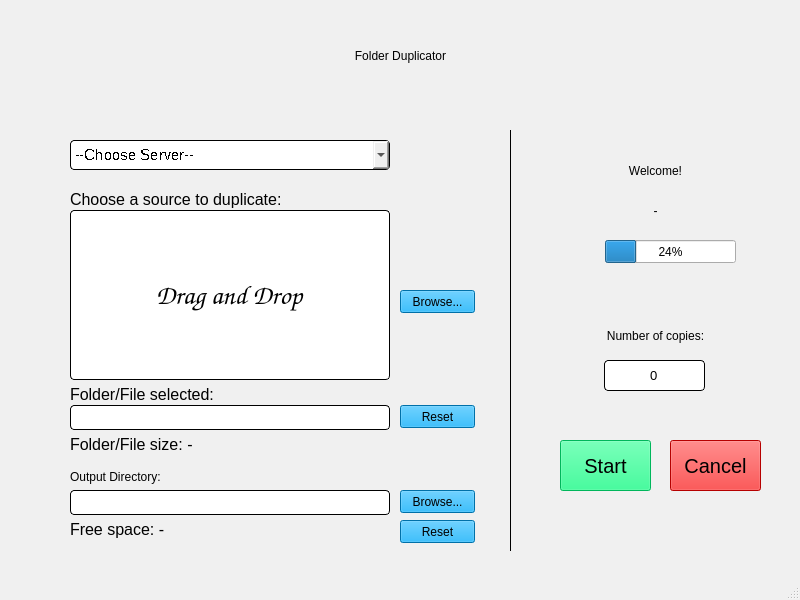
<?xml version="1.0" encoding="UTF-8"?>
<ui version="4.0">
 <class>MainWindow</class>
 <widget class="QMainWindow" name="MainWindow">
  <property name="geometry">
   <rect>
    <x>0</x>
    <y>0</y>
    <width>800</width>
    <height>600</height>
   </rect>
  </property>
  <property name="font">
   <font>
    <italic>false</italic>
    <kerning>true</kerning>
   </font>
  </property>
  <property name="mouseTracking">
   <bool>true</bool>
  </property>
  <property name="windowTitle">
   <string>MainWindow</string>
  </property>
  <property name="styleSheet">
   <string notr="true">QMainWindow{background-color: qlineargradient(spread:pad, x1:0, y1:0, x2:0.977273, y2:0.989, stop:0 rgba(255, 255, 127, 255), stop:0.875 rgba(255, 255, 255, 255));}
QMainWindow{background-color: rgb(240, 240, 240);}


</string>
  </property>
  <widget class="QWidget" name="centralwidget">
   <widget class="QLabel" name="label">
    <property name="geometry">
     <rect>
      <x>0</x>
      <y>30</y>
      <width>801</width>
      <height>51</height>
     </rect>
    </property>
    <property name="styleSheet">
     <string notr="true">font: 26pt &quot;Reem Kufi&quot;;</string>
    </property>
    <property name="text">
     <string>Folder Duplicator</string>
    </property>
    <property name="alignment">
     <set>Qt::AlignCenter</set>
    </property>
   </widget>
   <widget class="Line" name="line">
    <property name="geometry">
     <rect>
      <x>500</x>
      <y>130</y>
      <width>20</width>
      <height>421</height>
     </rect>
    </property>
    <property name="styleSheet">
     <string notr="true">color: rgb(0, 0, 0);</string>
    </property>
    <property name="frameShadow">
     <enum>QFrame::Plain</enum>
    </property>
    <property name="lineWidth">
     <number>0</number>
    </property>
    <property name="midLineWidth">
     <number>5</number>
    </property>
    <property name="orientation">
     <enum>Qt::Vertical</enum>
    </property>
   </widget>
   <widget class="QComboBox" name="server">
    <property name="geometry">
     <rect>
      <x>70</x>
      <y>140</y>
      <width>320</width>
      <height>30</height>
     </rect>
    </property>
    <property name="font">
     <font>
      <family>MS Shell Dlg 2</family>
      <pointsize>11</pointsize>
      <weight>50</weight>
      <italic>false</italic>
      <bold>false</bold>
      <underline>false</underline>
      <strikeout>false</strikeout>
      <stylestrategy>NoAntialias</stylestrategy>
      <kerning>true</kerning>
     </font>
    </property>
    <property name="cursor">
     <cursorShape>PointingHandCursor</cursorShape>
    </property>
    <property name="styleSheet">
     <string notr="true">border:1px solid;
border-radius: 4px;</string>
    </property>
    <property name="editable">
     <bool>false</bool>
    </property>
    <property name="currentText">
     <string>--Choose Server--</string>
    </property>
    <item>
     <property name="text">
      <string>--Choose Server--</string>
     </property>
    </item>
    <item>
     <property name="text">
      <string>VDSPC</string>
     </property>
    </item>
    <item>
     <property name="text">
      <string>V-Lib</string>
     </property>
    </item>
   </widget>
   <widget class="QPushButton" name="browse_folder">
    <property name="geometry">
     <rect>
      <x>400</x>
      <y>290</y>
      <width>75</width>
      <height>23</height>
     </rect>
    </property>
    <property name="styleSheet">
     <string notr="true">QPushButton{
background-color: rgb(0, 157, 235);
}
QPushButton:hover{background-color: rgb(85, 170, 255);}

</string>
    </property>
    <property name="text">
     <string>Browse...</string>
    </property>
   </widget>
   <widget class="FileEdit" name="dnd">
    <property name="geometry">
     <rect>
      <x>70</x>
      <y>210</y>
      <width>320</width>
      <height>170</height>
     </rect>
    </property>
    <property name="font">
     <font>
      <family>Comic Sans MS</family>
      <pointsize>20</pointsize>
      <weight>50</weight>
      <italic>false</italic>
      <bold>false</bold>
      <underline>false</underline>
      <kerning>false</kerning>
     </font>
    </property>
    <property name="styleSheet">
     <string notr="true">border:1px solid;
border-radius: 4px;
</string>
    </property>
    <property name="text">
     <string>Drag and Drop</string>
    </property>
    <property name="alignment">
     <set>Qt::AlignCenter</set>
    </property>
   </widget>
   <widget class="QPushButton" name="browse_path">
    <property name="geometry">
     <rect>
      <x>400</x>
      <y>490</y>
      <width>75</width>
      <height>23</height>
     </rect>
    </property>
    <property name="styleSheet">
     <string notr="true">QPushButton{
background-color: rgb(0, 157, 235);
}
QPushButton:hover{background-color: rgb(85, 170, 255);}</string>
    </property>
    <property name="text">
     <string>Browse...</string>
    </property>
   </widget>
   <widget class="QLineEdit" name="path">
    <property name="geometry">
     <rect>
      <x>70</x>
      <y>490</y>
      <width>320</width>
      <height>25</height>
     </rect>
    </property>
    <property name="font">
     <font>
      <pointsize>9</pointsize>
     </font>
    </property>
    <property name="styleSheet">
     <string notr="true">border:1px solid;
border-radius: 4px;
</string>
    </property>
   </widget>
   <widget class="QLabel" name="label_progress">
    <property name="geometry">
     <rect>
      <x>510</x>
      <y>150</y>
      <width>291</width>
      <height>41</height>
     </rect>
    </property>
    <property name="styleSheet">
     <string notr="true">font: 14pt &quot;MS Shell Dlg 2&quot;;</string>
    </property>
    <property name="text">
     <string>Welcome!</string>
    </property>
    <property name="alignment">
     <set>Qt::AlignCenter</set>
    </property>
   </widget>
   <widget class="QLabel" name="label_progress_num">
    <property name="geometry">
     <rect>
      <x>510</x>
      <y>190</y>
      <width>291</width>
      <height>41</height>
     </rect>
    </property>
    <property name="styleSheet">
     <string notr="true">font: 14pt &quot;MS Shell Dlg 2&quot;;</string>
    </property>
    <property name="text">
     <string>-</string>
    </property>
    <property name="alignment">
     <set>Qt::AlignCenter</set>
    </property>
   </widget>
   <widget class="QLineEdit" name="number">
    <property name="geometry">
     <rect>
      <x>604</x>
      <y>360</y>
      <width>101</width>
      <height>31</height>
     </rect>
    </property>
    <property name="font">
     <font>
      <pointsize>10</pointsize>
     </font>
    </property>
    <property name="styleSheet">
     <string notr="true">border:1px solid;
border-radius: 4px;
</string>
    </property>
    <property name="text">
     <string>0</string>
    </property>
    <property name="alignment">
     <set>Qt::AlignCenter</set>
    </property>
   </widget>
   <widget class="QLabel" name="label_4">
    <property name="geometry">
     <rect>
      <x>510</x>
      <y>320</y>
      <width>291</width>
      <height>31</height>
     </rect>
    </property>
    <property name="styleSheet">
     <string notr="true">font: 14pt &quot;MS Shell Dlg 2&quot;;</string>
    </property>
    <property name="text">
     <string>Number of copies:</string>
    </property>
    <property name="alignment">
     <set>Qt::AlignCenter</set>
    </property>
   </widget>
   <widget class="QPushButton" name="start">
    <property name="geometry">
     <rect>
      <x>560</x>
      <y>440</y>
      <width>91</width>
      <height>51</height>
     </rect>
    </property>
    <property name="font">
     <font>
      <family>MS Shell Dlg 2</family>
      <pointsize>15</pointsize>
      <weight>50</weight>
      <italic>false</italic>
      <bold>false</bold>
     </font>
    </property>
    <property name="styleSheet">
     <string notr="true">QPushButton{background-color: rgb(0, 255, 127);
color: rgb(0, 0, 0);}
QPushButton:hover{background-color: rgb(170, 255, 127);}


</string>
    </property>
    <property name="text">
     <string>Start</string>
    </property>
   </widget>
   <widget class="QLabel" name="label_5">
    <property name="geometry">
     <rect>
      <x>70</x>
      <y>190</y>
      <width>221</width>
      <height>21</height>
     </rect>
    </property>
    <property name="font">
     <font>
      <family>MS Shell Dlg 2</family>
      <pointsize>12</pointsize>
      <weight>50</weight>
      <italic>false</italic>
      <bold>false</bold>
     </font>
    </property>
    <property name="styleSheet">
     <string notr="true">font: 12pt &quot;MS Shell Dlg 2&quot;;</string>
    </property>
    <property name="text">
     <string>Choose a source to duplicate:</string>
    </property>
    <property name="alignment">
     <set>Qt::AlignLeading|Qt::AlignLeft|Qt::AlignTop</set>
    </property>
   </widget>
   <widget class="QLabel" name="label_6">
    <property name="geometry">
     <rect>
      <x>70</x>
      <y>470</y>
      <width>221</width>
      <height>21</height>
     </rect>
    </property>
    <property name="styleSheet">
     <string notr="true">font: 12pt &quot;MS Shell Dlg 2&quot;;</string>
    </property>
    <property name="text">
     <string>Output Directory:</string>
    </property>
    <property name="alignment">
     <set>Qt::AlignLeading|Qt::AlignLeft|Qt::AlignTop</set>
    </property>
   </widget>
   <widget class="QLabel" name="diskspace">
    <property name="geometry">
     <rect>
      <x>70</x>
      <y>520</y>
      <width>271</width>
      <height>31</height>
     </rect>
    </property>
    <property name="font">
     <font>
      <family>MS Shell Dlg 2</family>
      <pointsize>12</pointsize>
      <weight>50</weight>
      <italic>false</italic>
      <bold>false</bold>
     </font>
    </property>
    <property name="styleSheet">
     <string notr="true"/>
    </property>
    <property name="text">
     <string>Free space: -</string>
    </property>
    <property name="alignment">
     <set>Qt::AlignLeading|Qt::AlignLeft|Qt::AlignTop</set>
    </property>
   </widget>
   <widget class="QLabel" name="label_7">
    <property name="geometry">
     <rect>
      <x>70</x>
      <y>385</y>
      <width>151</width>
      <height>21</height>
     </rect>
    </property>
    <property name="font">
     <font>
      <family>MS Shell Dlg 2</family>
      <pointsize>12</pointsize>
      <weight>50</weight>
      <italic>false</italic>
      <bold>false</bold>
     </font>
    </property>
    <property name="styleSheet">
     <string notr="true">font: 12pt &quot;MS Shell Dlg 2&quot;;</string>
    </property>
    <property name="text">
     <string>Folder/File selected:</string>
    </property>
    <property name="alignment">
     <set>Qt::AlignLeading|Qt::AlignLeft|Qt::AlignTop</set>
    </property>
   </widget>
   <widget class="QLineEdit" name="folder_name">
    <property name="geometry">
     <rect>
      <x>70</x>
      <y>405</y>
      <width>320</width>
      <height>25</height>
     </rect>
    </property>
    <property name="font">
     <font>
      <pointsize>9</pointsize>
     </font>
    </property>
    <property name="styleSheet">
     <string notr="true">border:1px solid;
border-radius: 4px;
</string>
    </property>
   </widget>
   <widget class="QPushButton" name="cancel">
    <property name="geometry">
     <rect>
      <x>670</x>
      <y>440</y>
      <width>91</width>
      <height>51</height>
     </rect>
    </property>
    <property name="font">
     <font>
      <family>MS Shell Dlg 2</family>
      <pointsize>15</pointsize>
      <weight>50</weight>
      <italic>false</italic>
      <bold>false</bold>
     </font>
    </property>
    <property name="styleSheet">
     <string notr="true">QPushButton{background-color: rgb(255, 0, 0);
color: rgb(0, 0, 0);}
QPushButton:hover{background-color: rgb(255, 85, 127);}

</string>
    </property>
    <property name="text">
     <string>Cancel</string>
    </property>
   </widget>
   <widget class="QLabel" name="foldersize">
    <property name="geometry">
     <rect>
      <x>70</x>
      <y>435</y>
      <width>271</width>
      <height>31</height>
     </rect>
    </property>
    <property name="font">
     <font>
      <family>MS Shell Dlg 2</family>
      <pointsize>12</pointsize>
      <weight>50</weight>
      <italic>false</italic>
      <bold>false</bold>
     </font>
    </property>
    <property name="styleSheet">
     <string notr="true"/>
    </property>
    <property name="text">
     <string>Folder/File size: -</string>
    </property>
    <property name="alignment">
     <set>Qt::AlignLeading|Qt::AlignLeft|Qt::AlignTop</set>
    </property>
   </widget>
   <widget class="QProgressBar" name="progressBar">
    <property name="geometry">
     <rect>
      <x>605</x>
      <y>240</y>
      <width>131</width>
      <height>23</height>
     </rect>
    </property>
    <property name="sizePolicy">
     <sizepolicy hsizetype="Expanding" vsizetype="Fixed">
      <horstretch>0</horstretch>
      <verstretch>0</verstretch>
     </sizepolicy>
    </property>
    <property name="value">
     <number>24</number>
    </property>
   </widget>
   <widget class="QPushButton" name="reset1">
    <property name="geometry">
     <rect>
      <x>400</x>
      <y>405</y>
      <width>75</width>
      <height>23</height>
     </rect>
    </property>
    <property name="styleSheet">
     <string notr="true">QPushButton{
background-color: rgb(0, 157, 235);
}
QPushButton:hover{background-color: rgb(85, 170, 255);}

</string>
    </property>
    <property name="text">
     <string>Reset</string>
    </property>
   </widget>
   <widget class="QPushButton" name="reset2">
    <property name="geometry">
     <rect>
      <x>400</x>
      <y>520</y>
      <width>75</width>
      <height>23</height>
     </rect>
    </property>
    <property name="styleSheet">
     <string notr="true">QPushButton{
background-color: rgb(0, 157, 235);
}
QPushButton:hover{background-color: rgb(85, 170, 255);}

</string>
    </property>
    <property name="text">
     <string>Reset</string>
    </property>
   </widget>
  </widget>
  <widget class="QMenuBar" name="menubar">
   <property name="geometry">
    <rect>
     <x>0</x>
     <y>0</y>
     <width>800</width>
     <height>21</height>
    </rect>
   </property>
  </widget>
  <widget class="QStatusBar" name="statusbar"/>
 </widget>
 <customwidgets>
  <customwidget>
   <class>FileEdit</class>
   <extends>QLineEdit</extends>
   <header>FileEdit.h</header>
  </customwidget>
 </customwidgets>
 <resources/>
 <connections/>
</ui>
